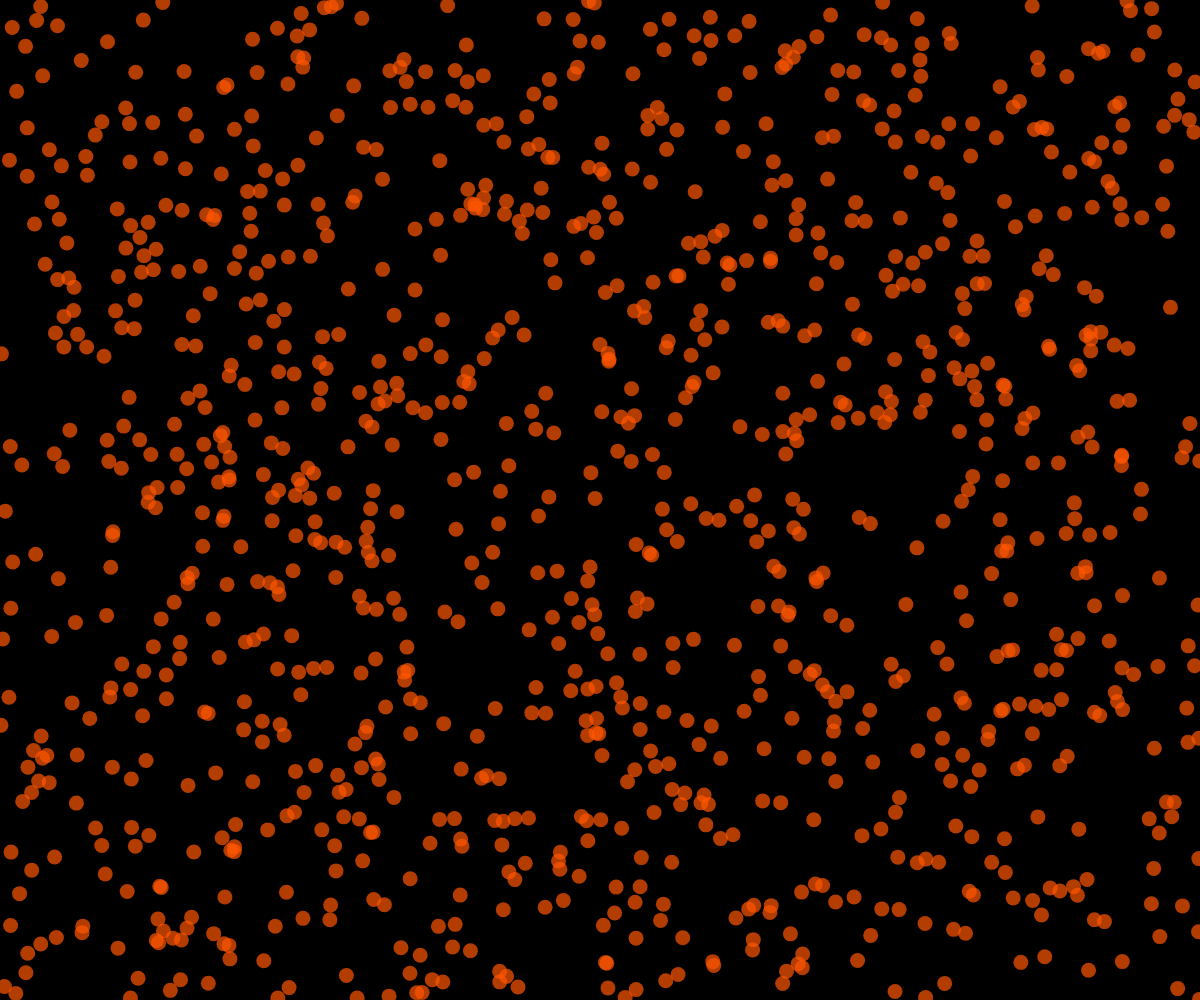
Frame 1 (no input)
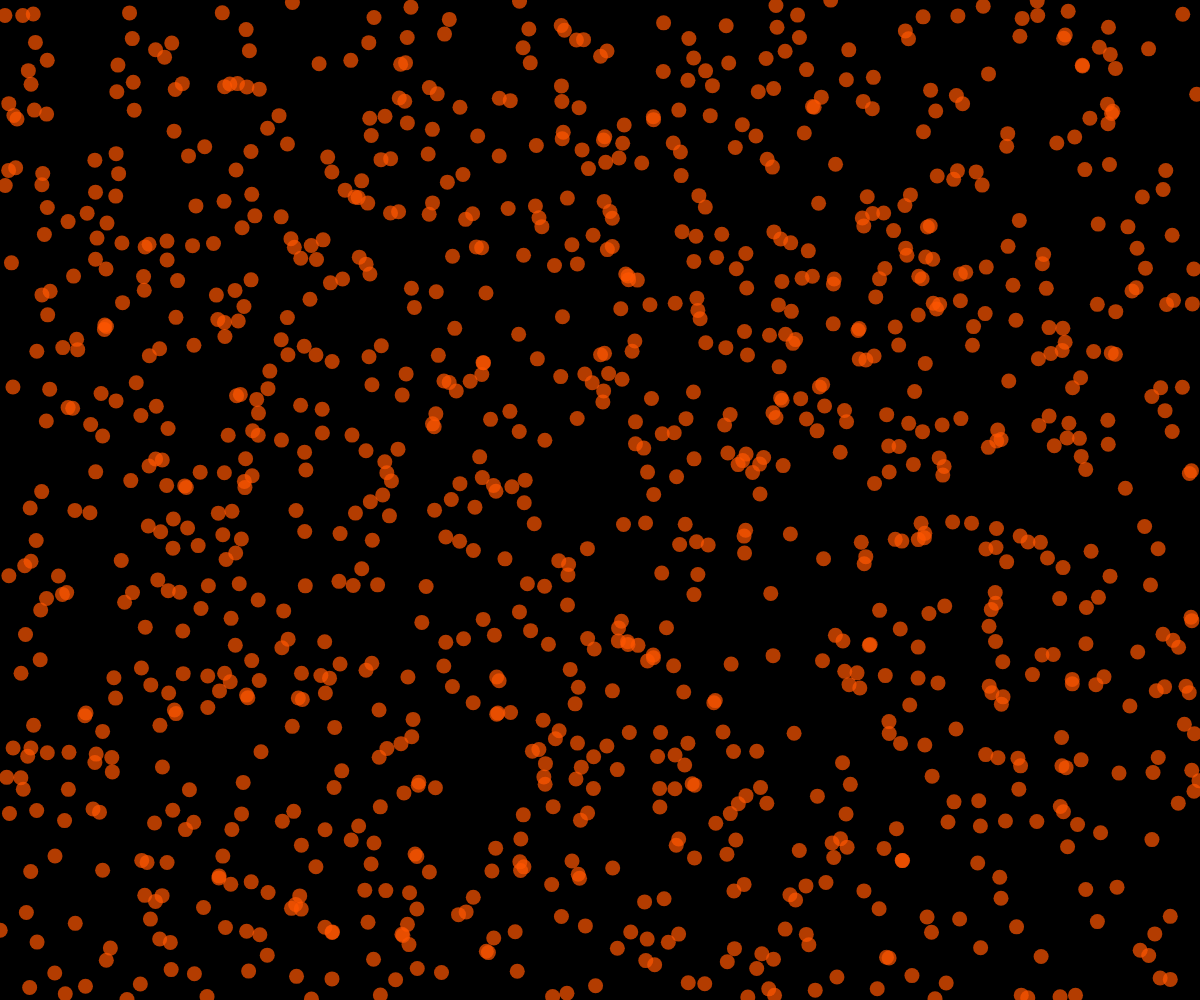
Frame 60 (no input)
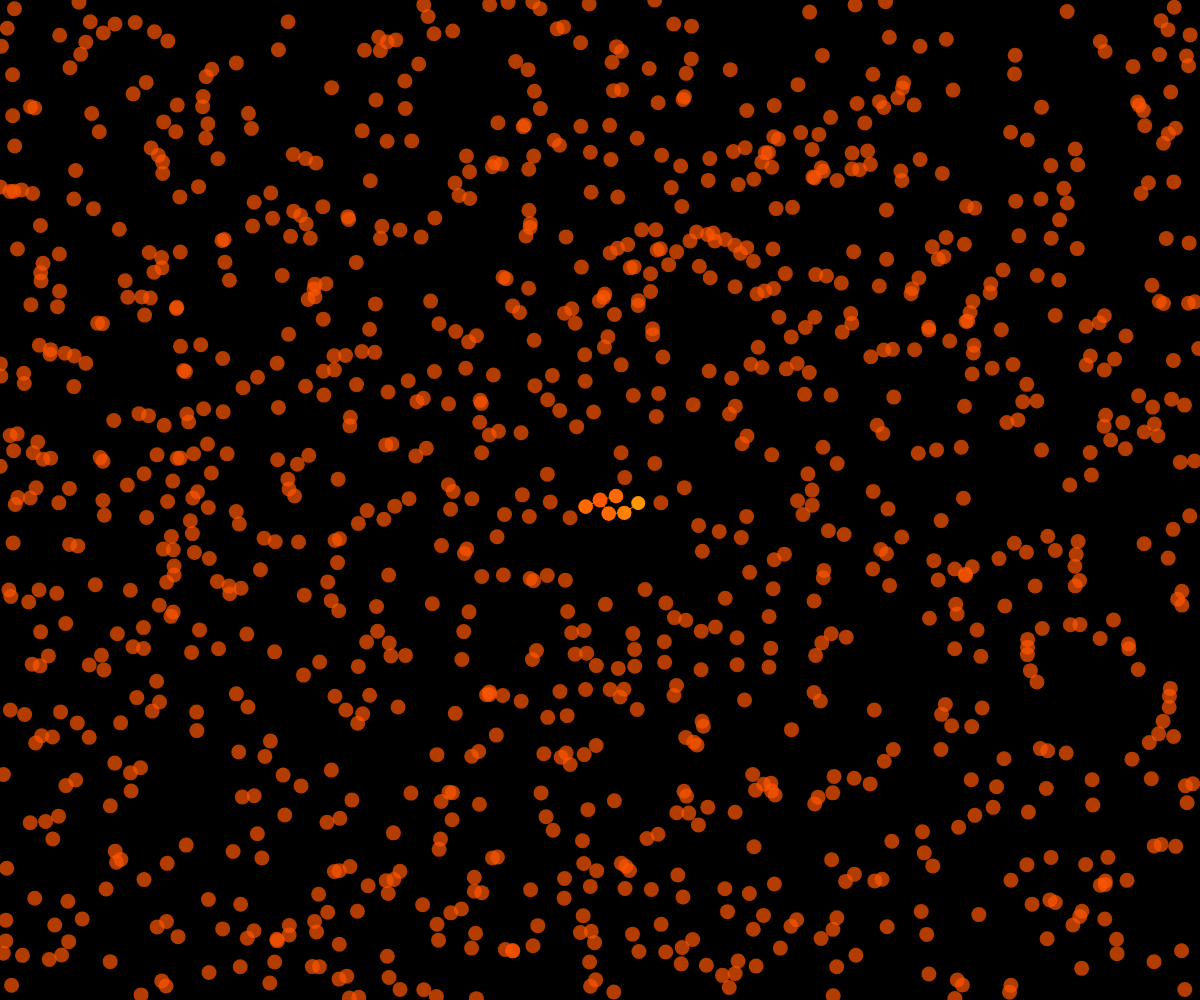
Frame 120 (the mouse pressed at the canvas centre since frame 60)

The p5.js sketch that drew these frames (run headless with seeded random() and noise() and a simulated clock; from frame 60 on, the mouse is pressed at the canvas centre):

// p5.js sketch
// ── sketch.js
/**  Diffusion-Limited Aggregation Algorithm **/

let particles;
let numParticles = 1100;
let noiseScale = 3.0;
let thresholdDistance = 17;
// Motion drift properties
const driftSpeed = 0.015; // speed of particle movement
const driftAmp = 6.5;    // step size, how far the particle moves per frame
const mousePullStrength = 3.0; // how strongly particles drift toward mouse when space is held

function createParticle(x, y) {
  return {
    x: x !== undefined ? x : random(width), // if multiple trees
    y: y !== undefined ? y : random(height), // if multiple trees
    hue: 20,
    alpha: 70,
    radius: 15,
    frozen: false,
    parent: null, // remember its parent to keep its hue
    driftSeedX: random(1000),
    driftSeedY: random(1000)
  };
}

function setup() {
    createCanvas(windowWidth, windowHeight);
    colorMode(HSB, 360, 100, 100, 100);
    
  
    particles = new Array(numParticles);
    for (let i = 0; i < numParticles; i++) {
      particles[i] = createParticle();
    }
  }

function checkFreezing(p) {
  let dx, dy, distance; // dx, dy are the distance in x and y to each particle.
  // we loop through all particles in the particles and calculate distance
  for (let i = 0; i < numParticles; i++) {
    if (particles[i].frozen) {
      dx = p.x - particles[i].x;
      dy = p.y - particles[i].y;
      distance = sqrt(dx * dx + dy * dy); // euclidean distance
      // if the distance is less than some threshold and the particle is frozen, freeze this particle
      if (distance < thresholdDistance) {
        p.frozen = true;
        p.parent = particles[i]; // save the particle's parent
        p.hue = (p.parent.hue + 5) % 360; // use the parent's hue + a little bit shift, and wrap around 360 to come around the colour wheel
        p.alpha = 255; // fully opaque when frozen
        p.radius = p.parent.radius * 0.98; // decrease particle's radius by 2% of parent's radius
        return; // return to stop checking other particles
      }
    }
  }
}

function draw() {
    background(0);
  
    for (let i = 0; i < numParticles; i++) {
        
        let p = particles[i];

        if (!p.frozen) {
            // Perlin noise motion
            const t = frameCount * driftSpeed;
            let vx = map(noise(p.driftSeedX, t), 0, 1, -driftAmp, driftAmp);
            let vy = map(noise(p.driftSeedY, t), 0, 1, -driftAmp, driftAmp);

            // when spacebar is held, drift particles toward mouse (stronger when closer)
            if (keyIsPressed && key === ' ') {
              const dx = mouseX - p.x;
              const dy = mouseY - p.y;
              const dist = sqrt(dx * dx + dy * dy);
              if (dist > 1) {
                const pull = mousePullStrength / (1 + dist / 150);
                vx += (dx / dist) * pull;
                vy += (dy / dist) * pull;
              }
            }

            // Perlin noise often averages slightly below 0.5, causing a bias toward negative (left/up) velocities. 
            // that's why we added those small biases, to compensate.
            p.x += vx + 0.26; // + bias affects horizontal movement of particles
            p.y += vy + 0.3; // + bias affects vertical movement of particles & growth direction
        
            // wrap around screen
            p.x = (p.x + width) % width;
            p.y = (p.y + height) % height;
        
            checkFreezing(p);
        }

        // display the particle
        noStroke(); // no outline
        fill(p.hue, 100, 100, p.alpha);
        circle(p.x, p.y, p.radius);
        if (p.parent != null) {
            // draw a line from this particle to its parent
            stroke(p.hue, 100, 100);
            line(p.x, p.y, p.parent.x, p.parent.y);
        }
    }
}

function mousePressed() {

// for multiple trees: find an unfrozen particle to make a new tree seed

  for (let i = 0; i < particles.length; i++) {
    if (!particles[i].frozen) {
      particles[i].x = mouseX;
      particles[i].y = mouseY;
      particles[i].frozen = true;
      particles[i].alpha = 255;
    //   particles[i].hue = random() < 0.45 ? random(330, 360) : random(0, 40); // reds/pinks range
      return;
    }
  }

}
